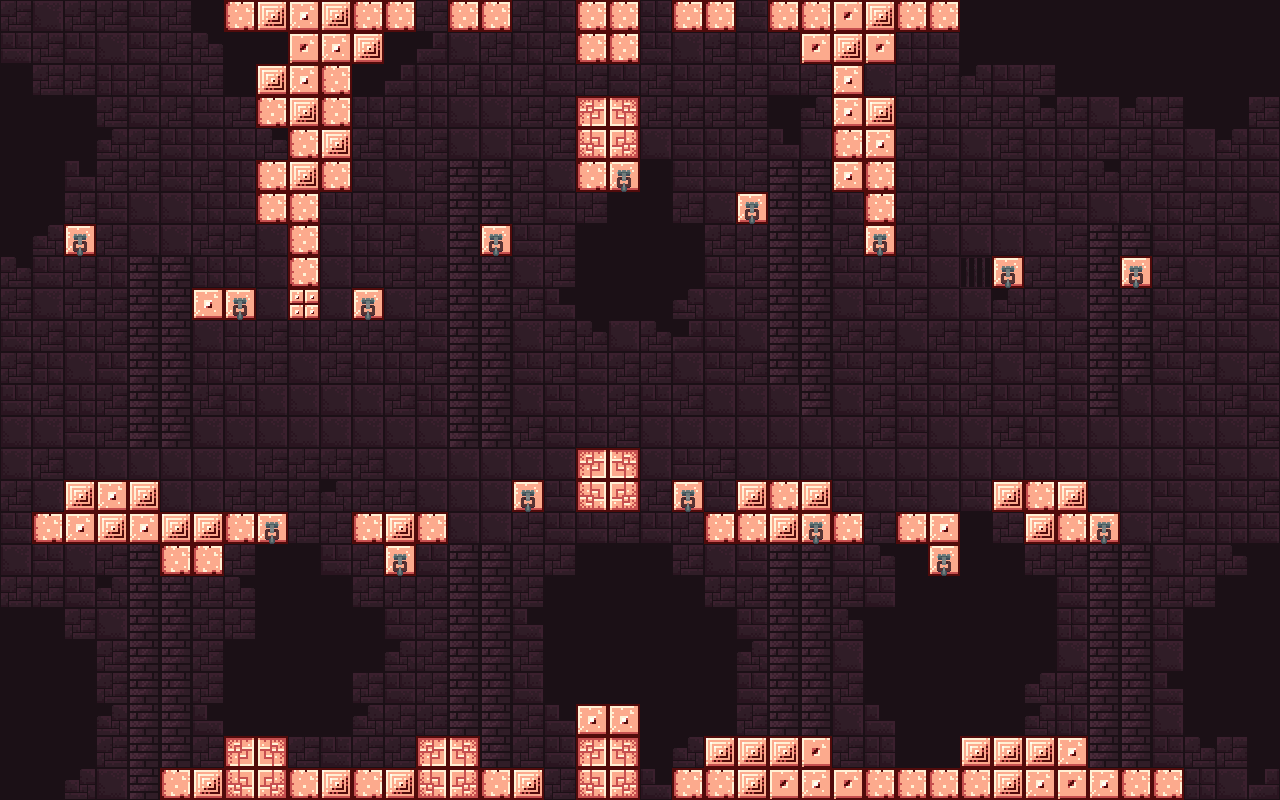

This game map was drawn from its Tiled (.tmx) file and the tilesets committed beside it. A one-line description and the trimmed map source follow:
An orthogonal 40x25 tile map with 32x32 px tiles, 2 tile layers (bg, tile) and 92 objects.

<map version="1.0" orientation="orthogonal" renderorder="right-down" width="40" height="25" tilewidth="32" tileheight="32" nextobjectid="107">
 <tileset firstgid="1" name="tileSet" tilewidth="32" tileheight="32" spacing="2" margin="1" tilecount="105" columns="15">
  <image source="tileSet.png" width="512" height="256" />
 </tileset>
 <layer name="bg" width="40" height="25">
  <data>[1000 cells, 1000 non-empty, 11 distinct tile ids]</data>
 </layer>
 <layer name="tile" width="40" height="25">
  <data>[1000 cells, 151 non-empty, 10 distinct tile ids]</data>
 </layer>
 <objectgroup name="Polyline">
  <object id="81" x="160" y="800">
   <polyline points="0,0 0,-32 64,-32 64,-64 128,-64 128,-32 256,-32 256,-64 320,-64 320,-32 384,-32 384,0" />
  </object>
  <object id="82" x="576" y="800">
   <polyline points="0,0 0,-64 0,-96 64,-96 64,0" />
  </object>
  <object id="83" x="672" y="800">
   <polyline points="0,0 0,-32 32,-32 32,-64 160,-64 160,-32 288,-32 288,-64 416,-64 416,-32 512,-32 512,0" />
  </object>
  <object id="84" x="960" y="0">
   <polyline points="0,0 0,32 -64,32 -64,64 -96,64 -96,96 -64,96 -64,224 -96,224 -96,192 -128,192 -128,64 -160,64 -160,32 -192,32 -192,0 -224,0 -224,32 -288,32 -288,0 -320,0 -320,64 -384,64 -384,0 -448,0 -448,32 -512,32 -512,0 -544,0 -544,32 -576,32 -576,64 -608,64 -608,192 -640,192 -640,320 -672,320 -672,224 -704,224 -704,160 -672,160 -672,128 -704,128 -704,64 -672,64 -672,32 -736,32 -736,0" />
  </object>
  <object id="85" x="576" y="96">
   <polyline points="0,0 64,0 64,64 32,64 32,96 0,96 0,0" />
  </object>
  <object id="98" x="1024" y="512">
   <polyline points="0,0 -32,0 -32,-32 64,-32 64,32 0,32 0,0" />
  </object>
  <object id="99" x="896" y="512">
   <polyline points="0,0 0,32 32,32 32,0 0,0" />
  </object>
  <object id="100" x="864" y="544">
   <polyline points="0,0 0,-32 -32,-32 -32,-64 -128,-64 -128,-32 -160,-32 -160,0 -64,0 -64,-32 -32,-32 -32,0 0,0" />
  </object>
  <object id="101" x="640" y="480">
   <polyline points="0,0 0,-32 -64,-32 -64,32 0,32 0,0" />
  </object>
  <object id="102" x="448" y="512">
   <polyline points="0,0 0,32 -32,32 -32,0 0,0" />
  </object>
  <object id="103" x="352" y="512">
   <polyline points="0,0 0,32 32,32 32,0 0,0" />
  </object>
  <object id="104" x="224" y="544">
   <polyline points="0,0 0,32 -64,32 -64,0 -192,0 -192,-32 -160,-32 -160,-64 -64,-64 -64,-32 32,-32 32,0 0,0" />
  </object>
 </objectgroup>
 <objectgroup name="Chain">
  <object id="66" x="64" y="224" width="32" height="32" />
  <object id="67" x="224" y="288" width="32" height="32" />
  <object id="68" x="352" y="288" width="32" height="32" />
  <object id="69" x="480" y="224" width="32" height="32" />
  <object id="86" x="608" y="160" width="32" height="32" />
  <object id="87" x="736" y="192" width="32" height="32" />
  <object id="88" x="864" y="224" width="32" height="32" />
  <object id="89" x="992" y="256" width="32" height="32" />
  <object id="90" x="1120" y="256" width="32" height="32" />
  <object id="91" x="1088" y="512" width="32" height="32" />
  <object id="92" x="928" y="544" width="32" height="32" />
  <object id="93" x="800" y="512" width="32" height="32" />
  <object id="94" x="672" y="480" width="32" height="32" />
  <object id="95" x="512" y="480" width="32" height="32" />
  <object id="96" x="384" y="544" width="32" height="32" />
  <object id="97" x="256" y="512" width="32" height="32" />
 </objectgroup>
 <objectgroup name="Actor">
  <object id="105" x="64" y="288" width="32" height="32" />
 </objectgroup>
 <objectgroup name="Pad" />
 <objectgroup name="Spike">
  <object id="1" x="576" y="416" width="32" height="32" />
  <object id="2" x="608" y="416" width="32" height="32" />
  <object id="3" x="576" y="512" width="32" height="32" rotation="180" />
  <object id="4" x="608" y="512" width="32" height="32" rotation="180" />
  <object id="5" x="576" y="192" width="32" height="32" rotation="180" />
  <object id="9" x="832" y="192" width="32" height="32" rotation="180" />
  <object id="10" x="288" y="736" width="32" height="32" />
  <object id="11" x="320" y="736" width="32" height="32" />
  <object id="13" x="384" y="736" width="32" height="32" />
  <object id="15" x="416" y="704" width="32" height="32" />
  <object id="16" x="448" y="704" width="32" height="32" />
  <object id="17" x="224" y="704" width="32" height="32" />
  <object id="18" x="256" y="704" width="32" height="32" />
  <object id="19" x="192" y="736" width="32" height="32" />
  <object id="20" x="480" y="736" width="32" height="32" />
  <object id="24" x="832" y="736" width="32" height="32" />
  <object id="25" x="896" y="736" width="32" height="32" />
  <object id="26" x="928" y="736" width="32" height="32" />
  <object id="39" x="736" y="448" width="32" height="32" />
  <object id="40" x="768" y="448" width="32" height="32" />
  <object id="41" x="800" y="448" width="32" height="32" />
  <object id="43" x="992" y="448" width="32" height="32" />
  <object id="44" x="1024" y="448" width="32" height="32" />
  <object id="45" x="1056" y="448" width="32" height="32" />
  <object id="46" x="896" y="544" width="32" height="32" rotation="180" />
  <object id="47" x="160" y="480" width="32" height="32" />
  <object id="48" x="192" y="480" width="32" height="32" />
  <object id="49" x="224" y="480" width="32" height="32" />
  <object id="51" x="352" y="480" width="32" height="32" />
  <object id="52" x="384" y="480" width="32" height="32" />
  <object id="54" x="352" y="544" width="32" height="32" rotation="180" />
  <object id="55" x="416" y="544" width="32" height="32" rotation="180" />
  <object id="56" x="992" y="704" width="32" height="32" />
  <object id="57" x="1024" y="704" width="32" height="32" />
  <object id="58" x="736" y="704" width="32" height="32" />
  <object id="59" x="768" y="704" width="32" height="32" />
  <object id="62" x="64" y="544" width="32" height="32" rotation="180" />
  <object id="63" x="96" y="544" width="32" height="32" rotation="180" />
  <object id="65" x="128" y="544" width="32" height="32" rotation="180" />
 </objectgroup>
 <objectgroup name="Fire">
  <object id="6" x="96" y="448" width="32" height="32" />
  <object id="7" x="992" y="224" width="32" height="32" />
  <object id="8" x="1120" y="224" width="32" height="32" />
  <object id="21" x="576" y="672" width="32" height="32" />
  <object id="22" x="608" y="672" width="32" height="32" />
  <object id="37" x="928" y="480" width="32" height="32" />
  <object id="50" x="192" y="256" width="32" height="32" />
 </objectgroup>
 <objectgroup name="Lava">
  <object id="27" x="544" y="768" width="32" height="32" />
  <object id="28" x="640" y="768" width="32" height="32" />
  <object id="29" x="0" y="768" width="32" height="32" />
  <object id="30" x="32" y="768" width="32" height="32" />
  <object id="31" x="64" y="768" width="32" height="32" />
  <object id="32" x="96" y="768" width="32" height="32" />
  <object id="33" x="128" y="768" width="32" height="32" />
  <object id="34" x="1184" y="768" width="32" height="32" />
  <object id="35" x="1216" y="768" width="32" height="32" />
  <object id="36" x="1248" y="768" width="32" height="32" />
 </objectgroup>
 <objectgroup name="Explosive">
  <object id="14" x="352" y="736" width="32" height="32" />
  <object id="23" x="864" y="736" width="32" height="32" />
  <object id="38" x="672" y="448" width="32" height="32" />
  <object id="42" x="832" y="480" width="32" height="32" />
  <object id="60" x="416" y="480" width="32" height="32" />
 </objectgroup>
 <objectgroup name="Portal">
  <object id="61" x="96" y="640" width="32" height="32">
   <ellipse />
  </object>
 </objectgroup>
 <objectgroup name="ArrowA">
  <object id="106" x="1120" y="640" width="32" height="32">
   <ellipse />
  </object>
 </objectgroup>
 <objectgroup name="ArrowB" />
</map>
